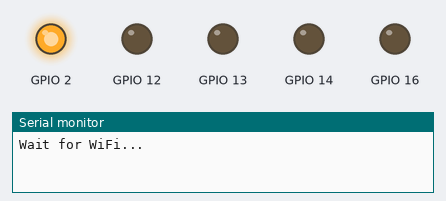
Recording of a sketch running on a simulated ESP8266 (NodeMCU). Shown: output pins drawn as LEDs (lit = HIGH), the last lines printed to the serial monitor. WiFi joins after 1.5 s; servers stay silent unless stated.

Above: at 0.1 s.
At 1.6 s:
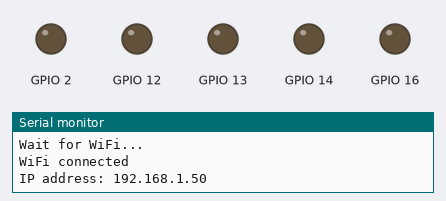
Timing chart, 0 to 3.1 s (numbered marks = the images above):
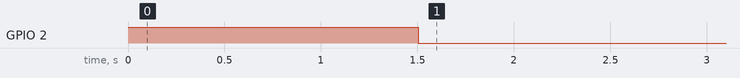

The sketch:

light.ino
```cpp
#include <ESP8266WiFi.h>
#include <ESP8266WiFiMulti.h>

#ifndef STASSID
#define STASSID "fdmxfarhan"
#define STAPSK  "fdmxfarhan"
#endif

#define Name "light"

const char* ssid     = STASSID;
const char* password = STAPSK;

const char* host = "192.168.43.210";
const uint16_t port = 3000;

ESP8266WiFiMulti WiFiMulti;

WiFiClient client;
char rec;
bool led = false;;
void setup() {
  pinMode(12, OUTPUT);
  pinMode(13, OUTPUT);
  pinMode(14, OUTPUT);
  pinMode(16, OUTPUT);
  pinMode(2, OUTPUT);
  digitalWrite(2, 1);
  Serial.begin(115200);

  // We start by connecting to a WiFi network
  WiFi.mode(WIFI_STA);
  WiFiMulti.addAP(ssid, password);

  Serial.println();
  Serial.println();
  Serial.print("Wait for WiFi... ");

  while (WiFiMulti.run() != WL_CONNECTED) {
    Serial.print(".");
    delay(500);
  }

  Serial.println("");
  Serial.println("WiFi connected");
  Serial.print("IP address: ");
  Serial.println(WiFi.localIP());

  digitalWrite(2, 0);
  delay(500);
  while (!client.connect(host, port)) {
    Serial.println("connection...");
    delay(100);
  }
}


void loop() {
  if(client.available()){
    rec = client.read();
    Serial.println(rec);
    if(rec == 'T')      led = true;
    else if(rec == 'F') led = false;
    else if(rec == 'N'){
      client.print(Name);
    }
  }
  if(led){
    digitalWrite(12, 1);
    digitalWrite(14, 1);
  }else{
    digitalWrite(12, 0);
    digitalWrite(14, 0);
  }

  delay(100);
}
```
